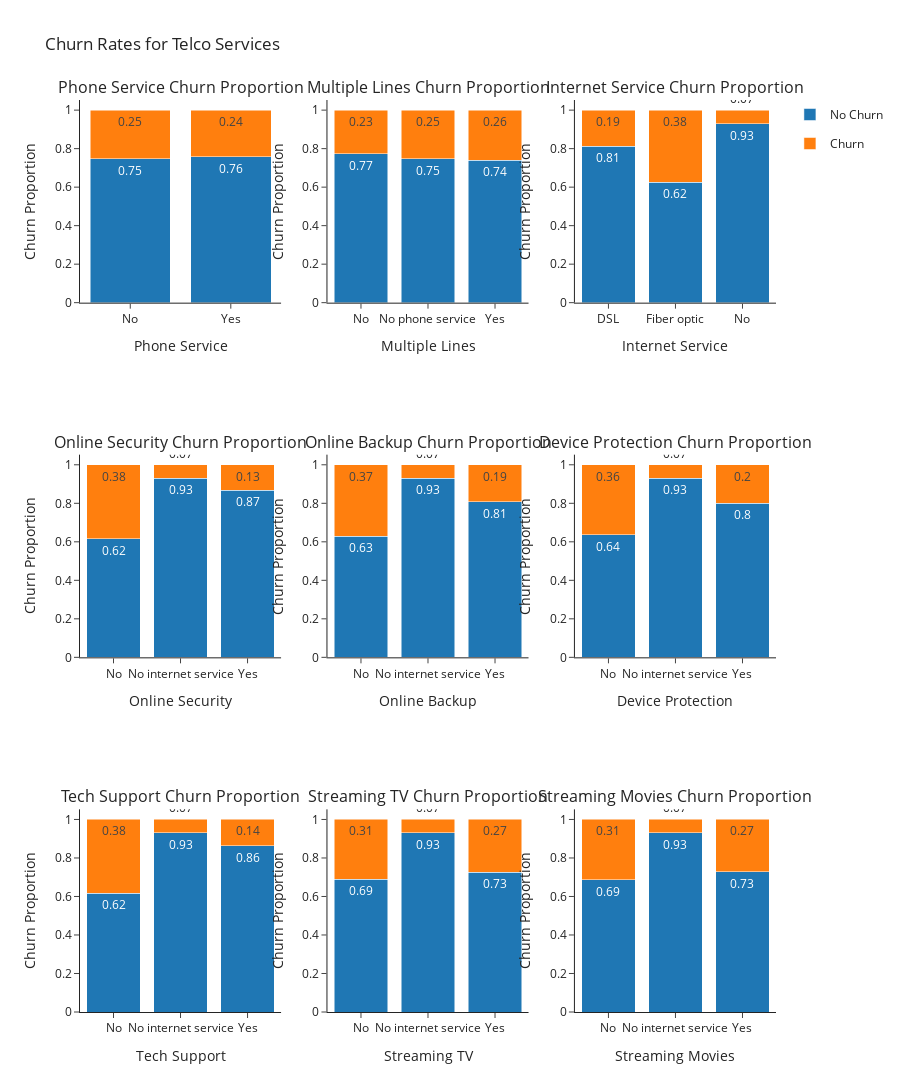

The notebook cell this image was saved under:
### Markdown cell above
## Telco Service Analysis

### Code cell
def create_churn_bar(data, service_col):
    """A function to create the churn elements to input into a stacked bar chart"""

    # Creating X and Y lists to input into plotly graphs later
    x_categories = data.groupby(service_col)['Churn'].value_counts(normalize=True).unstack().fillna(0).index.to_list() # Creating a list of each values for each service
    y_categories = data.groupby(service_col)['Churn'].value_counts(normalize=True).unstack().fillna(0) # Creating a table of churn proportions for the given service name

    # Creating lists of churn proportions to input into plotly graphs later
    no_churn = y_categories['No'].tolist() # A list of proportions for customers who didnt churn in this service line
    churned = y_categories['Yes'].tolist() # A list of proportions for customers who churned in this service line

    return x_categories, no_churn, churned
    

def initialize_subplot(data, services):
    """A function used to initialize a 3x3 grid to showcase churn rate"""

    # Initializing an empty list to store the output of the "create_chun_bar" function
    bar_chart_list = []

    # Changing the name of the services to use as titles for each of the plots
    services_new = [service+' Churn Proportion' for service in services]

    # Iterating through each service and running the "create_chun_bar" function on it
    for service in services:
        churn_data = create_churn_bar(data, service)
        bar_chart_list.append(churn_data) # Storing the results in the bar_char_list list for later use

    # Creating a 3x3 grid of sublots with the new titles
    fig = make_subplots(rows = 3, cols = 3, subplot_titles= services_new)

    return bar_chart_list, fig


def create_subplot(data, services):
    """A function to create and display the bar charts"""

    # Obtaining the data from the previous function "initialize_subplot"
    data = initialize_subplot(data, services)
    bar_chart_list = data[0] # Obtain the list of results containing the X and Y data for the plotly graphs
    fig = data[1] # Obtaining the 3x3 grid

    # Looping through the list of X and Y data to create 9 bar charts
    for index, plot in enumerate(bar_chart_list):

        # Updating the rows and columns to adaquately create charts
        row = (index // 3) + 1 # This operation gives the row count: 1,1,1,2,2,2,3,3,3
        col = (index % 3) + 1 # This operation gives us the column count: 1,2,3,1,2,3,1,2,3

        # Creating the stacked bar charts
        if index == 0: # For the first graph
            fig.add_trace(
                go.Bar(
                    x = plot[0], 
                    y=plot[1], 
                    name='No Churn', 
                    legendgroup = 'group1', # Grouping the legends so only one appears in the chart
                    text = [round(num,2) for num in plot[1]]), # rounding the proportion to 2 decimals 
                    row = row, 
                    col = col
                    )
            
            fig.add_trace(
                go.Bar(
                    x = plot[0], 
                    y=plot[2], 
                    name='Churn', 
                    legendgroup = 'group2', # Grouping the legends so only one appears in the chart
                    text = [round(num,2) for num in plot[2]]), # rounding the proportion to 2 decimals
                    row = row , 
                    col= col
                    )
            
        else: # For all other graphs
            fig.add_trace(
                go.Bar(
                    x = plot[0], 
                    y=plot[1], 
                    name='No Churn', 
                    legendgroup = 'group1',
                    text = [round(num,2) for num in plot[1]], 
                    showlegend=False), # Hiding the legend so only one legend is displayed
                    row = row , 
                    col = col
                    )
            fig.add_trace(
                go.Bar(
                    x = plot[0], 
                    y=plot[2], 
                    name='Churn', 
                    legendgroup = 'group2',
                    text = [round(num,2) for num in plot[2]], 
                    showlegend= False), 
                    row = row , 
                    col= col
                    )

    # Changing the color of the bars        
    fig.update_traces(
        {'marker':{'color':'#FF7F0E'}}, 
        selector = {'name':'Churn'}
        )
    fig.update_traces(
        {'marker':{'color':'#1F77B4'}}, 
        selector = {'name':'No Churn'}
        )

    # Creating the axis titles for each bar chart
    for i in range(len(services)):
        if i ==0: # For the first graph
            fig.layout.xaxis.title.text = services[i]
            fig.layout.yaxis.title.text = "Churn Proportion"
        else: # For all other graphs
            fig.layout[f'xaxis{i+1}'].title.text = services[i]
            fig.layout[f'yaxis{i+1}'].title.text = "Churn Proportion"
        
    # Adjusting the templates and parameters for the chart
    fig.update_layout(
        barmode = 'stack', 
        template = 'simple_white', 
        height = 1500,
        title = "Churn Rates for Telco Services"
        )
    
    # Printing the Chart
    fig.show()
    fig.write_image("/Users/pranav/Desktop/Github/Telco-Churn-Prediction/Images/EDA_plots/Churn_rates_for_telco_services.png")


services = ['Phone Service','Multiple Lines','Internet Service',
            'Online Security','Online Backup','Device Protection',
            'Tech Support','Streaming TV','Streaming Movies']

service_variables = telco_data[['Phone Service','Multiple Lines','Internet Service',
            'Online Security','Online Backup','Device Protection',
            'Tech Support','Streaming TV','Streaming Movies', 'Churn']]

create_subplot(service_variables, services)

### Figure 1 — Plotly figure (JSON) as saved in the notebook; plotly's stock layout.template omitted (floating-point values rounded to 4 significant figures)
{"data": [{"legendgroup": "group1", "marker": {"color": "#1F77B4"}, "name": "No Churn", "text": ["0.75", "0.76"], "type": "bar", "x": ["No", "Yes"], "xaxis": "x", "y": [0.7472, 0.7572], "yaxis": "y"}, {"legendgroup": "group2", "marker": {"color": "#FF7F0E"}, "name": "Churn", "text": ["0.25", "0.24"], "type": "bar", "x": ["No", "Yes"], "xaxis": "x", "y": [0.2528, 0.2428], "yaxis": "y"}, {"legendgroup": "group1", "marker": {"color": "#1F77B4"}, "name": "No Churn", "showlegend": false, "text": ["0.77", "0.75", "0.74"], "type": "bar", "x": ["No", "No phone service", "Yes"], "xaxis": "x2", "y": [0.7732, 0.7472, 0.7388], "yaxis": "y2"}, {"legendgroup": "group2", "marker": {"color": "#FF7F0E"}, "name": "Churn", "showlegend": false, "text": ["0.23", "0.25", "0.26"], "type": "bar", "x": ["No", "No phone service", "Yes"], "xaxis": "x2", "y": [0.2268, 0.2528, 0.2612], "yaxis": "y2"}, {"legendgroup": "group1", "marker": {"color": "#1F77B4"}, "name": "No Churn", "showlegend": false, "text": ["0.81", "0.62", "0.93"], "type": "bar", "x": ["DSL", "Fiber optic", "No"], "xaxis": "x3", "y": [0.8129, 0.6242, 0.9299], "yaxis": "y3"}, {"legendgroup": "group2", "marker": {"color": "#FF7F0E"}, "name": "Churn", "showlegend": false, "text": ["0.19", "0.38", "0.07"], "type": "bar", "x": ["DSL", "Fiber optic", "No"], "xaxis": "x3", "y": [0.1871, 0.3758, 0.07009], "yaxis": "y3"}, {"legendgroup": "group1", "marker": {"color": "#1F77B4"}, "name": "No Churn", "showlegend": false, "text": ["0.62", "0.93", "0.87"], "type": "bar", "x": ["No", "No internet service", "Yes"], "xaxis": "x4", "y": [0.6157, 0.9299, 0.8683], "yaxis": "y4"}, {"legendgroup": "group2", "marker": {"color": "#FF7F0E"}, "name": "Churn", "showlegend": false, "text": ["0.38", "0.07", "0.13"], "type": "bar", "x": ["No", "No internet service", "Yes"], "xaxis": "x4", "y": [0.3843, 0.07009, 0.1317], "yaxis": "y4"}, {"legendgroup": "group1", "marker": {"color": "#1F77B4"}, "name": "No Churn", "showlegend": false, "text": ["0.63", "0.93", "0.81"], "type": "bar", "x": ["No", "No internet service", "Yes"], "xaxis": "x5", "y": [0.628, 0.9299, 0.8073], "yaxis": "y5"}, {"legendgroup": "group2", "marker": {"color": "#FF7F0E"}, "name": "Churn", "showlegend": false, "text": ["0.37", "0.07", "0.19"], "type": "bar", "x": ["No", "No internet service", "Yes"], "xaxis": "x5", "y": [0.372, 0.07009, 0.1927], "yaxis": "y5"}, {"legendgroup": "group1", "marker": {"color": "#1F77B4"}, "name": "No Churn", "showlegend": false, "text": ["0.64", "0.93", "0.8"], "type": "bar", "x": ["No", "No internet service", "Yes"], "xaxis": "x6", "y": [0.6354, 0.9299, 0.8003], "yaxis": "y6"}, {"legendgroup": "group2", "marker": {"color": "#FF7F0E"}, "name": "Churn", "showlegend": false, "text": ["0.36", "0.07", "0.2"], "type": "bar", "x": ["No", "No internet service", "Yes"], "xaxis": "x6", "y": [0.3646, 0.07009, 0.1997], "yaxis": "y6"}, {"legendgroup": "group1", "marker": {"color": "#1F77B4"}, "name": "No Churn", "showlegend": false, "text": ["0.62", "0.93", "0.86"], "type": "bar", "x": ["No", "No internet service", "Yes"], "xaxis": "x7", "y": [0.6162, 0.9299, 0.8637], "yaxis": "y7"}, {"legendgroup": "group2", "marker": {"color": "#FF7F0E"}, "name": "Churn", "showlegend": false, "text": ["0.38", "0.07", "0.14"], "type": "bar", "x": ["No", "No internet service", "Yes"], "xaxis": "x7", "y": [0.3838, 0.07009, 0.1363], "yaxis": "y7"}, {"legendgroup": "group1", "marker": {"color": "#1F77B4"}, "name": "No Churn", "showlegend": false, "text": ["0.69", "0.93", "0.73"], "type": "bar", "x": ["No", "No internet service", "Yes"], "xaxis": "x8", "y": [0.6882, 0.9299, 0.7263], "yaxis": "y8"}, {"legendgroup": "group2", "marker": {"color": "#FF7F0E"}, "name": "Churn", "showlegend": false, "text": ["0.31", "0.07", "0.27"], "type": "bar", "x": ["No", "No internet service", "Yes"], "xaxis": "x8", "y": [0.3118, 0.07009, 0.2737], "yaxis": "y8"}, {"legendgroup": "group1", "marker": {"color": "#1F77B4"}, "name": "No Churn", "showlegend": false, "text": ["0.69", "0.93", "0.73"], "type": "bar", "x": ["No", "No internet service", "Yes"], "xaxis": "x9", "y": [0.6861, 0.9299, 0.728], "yaxis": "y9"}, {"legendgroup": "group2", "marker": {"color": "#FF7F0E"}, "name": "Churn", "showlegend": false, "text": ["0.31", "0.07", "0.27"], "type": "bar", "x": ["No", "No internet service", "Yes"], "xaxis": "x9", "y": [0.3139, 0.07009, 0.272], "yaxis": "y9"}], "layout": {"annotations": [{"font": {"size": 16}, "showarrow": false, "text": "Phone Service Churn Proportion", "x": 0.1444, "xanchor": "center", "xref": "paper", "y": 1, "yanchor": "bottom", "yref": "paper"}, {"font": {"size": 16}, "showarrow": false, "text": "Multiple Lines Churn Proportion", "x": 0.5, "xanchor": "center", "xref": "paper", "y": 1, "yanchor": "bottom", "yref": "paper"}, {"font": {"size": 16}, "showarrow": false, "text": "Internet Service Churn Proportion", "x": 0.8556, "xanchor": "center", "xref": "paper", "y": 1, "yanchor": "bottom", "yref": "paper"}, {"font": {"size": 16}, "showarrow": false, "text": "Online Security Churn Proportion", "x": 0.1444, "xanchor": "center", "xref": "paper", "y": 0.6111, "yanchor": "bottom", "yref": "paper"}, {"font": {"size": 16}, "showarrow": false, "text": "Online Backup Churn Proportion", "x": 0.5, "xanchor": "center", "xref": "paper", "y": 0.6111, "yanchor": "bottom", "yref": "paper"}, {"font": {"size": 16}, "showarrow": false, "text": "Device Protection Churn Proportion", "x": 0.8556, "xanchor": "center", "xref": "paper", "y": 0.6111, "yanchor": "bottom", "yref": "paper"}, {"font": {"size": 16}, "showarrow": false, "text": "Tech Support Churn Proportion", "x": 0.1444, "xanchor": "center", "xref": "paper", "y": 0.2222, "yanchor": "bottom", "yref": "paper"}, {"font": {"size": 16}, "showarrow": false, "text": "Streaming TV Churn Proportion", "x": 0.5, "xanchor": "center", "xref": "paper", "y": 0.2222, "yanchor": "bottom", "yref": "paper"}, {"font": {"size": 16}, "showarrow": false, "text": "Streaming Movies Churn Proportion", "x": 0.8556, "xanchor": "center", "xref": "paper", "y": 0.2222, "yanchor": "bottom", "yref": "paper"}], "barmode": "stack", "height": 1500, "title": {"text": "Churn Rates for Telco Services"}, "xaxis": {"anchor": "y", "domain": [0, 0.2889], "title": {"text": "Phone Service"}}, "xaxis2": {"anchor": "y2", "domain": [0.3556, 0.6444], "title": {"text": "Multiple Lines"}}, "xaxis3": {"anchor": "y3", "domain": [0.7111, 1], "title": {"text": "Internet Service"}}, "xaxis4": {"anchor": "y4", "domain": [0, 0.2889], "title": {"text": "Online Security"}}, "xaxis5": {"anchor": "y5", "domain": [0.3556, 0.6444], "title": {"text": "Online Backup"}}, "xaxis6": {"anchor": "y6", "domain": [0.7111, 1], "title": {"text": "Device Protection"}}, "xaxis7": {"anchor": "y7", "domain": [0, 0.2889], "title": {"text": "Tech Support"}}, "xaxis8": {"anchor": "y8", "domain": [0.3556, 0.6444], "title": {"text": "Streaming TV"}}, "xaxis9": {"anchor": "y9", "domain": [0.7111, 1], "title": {"text": "Streaming Movies"}}, "yaxis": {"anchor": "x", "domain": [0.7778, 1], "title": {"text": "Churn Proportion"}}, "yaxis2": {"anchor": "x2", "domain": [0.7778, 1], "title": {"text": "Churn Proportion"}}, "yaxis3": {"anchor": "x3", "domain": [0.7778, 1], "title": {"text": "Churn Proportion"}}, "yaxis4": {"anchor": "x4", "domain": [0.3889, 0.6111], "title": {"text": "Churn Proportion"}}, "yaxis5": {"anchor": "x5", "domain": [0.3889, 0.6111], "title": {"text": "Churn Proportion"}}, "yaxis6": {"anchor": "x6", "domain": [0.3889, 0.6111], "title": {"text": "Churn Proportion"}}, "yaxis7": {"anchor": "x7", "domain": [0, 0.2222], "title": {"text": "Churn Proportion"}}, "yaxis8": {"anchor": "x8", "domain": [0, 0.2222], "title": {"text": "Churn Proportion"}}, "yaxis9": {"anchor": "x9", "domain": [0, 0.2222], "title": {"text": "Churn Proportion"}}}}
